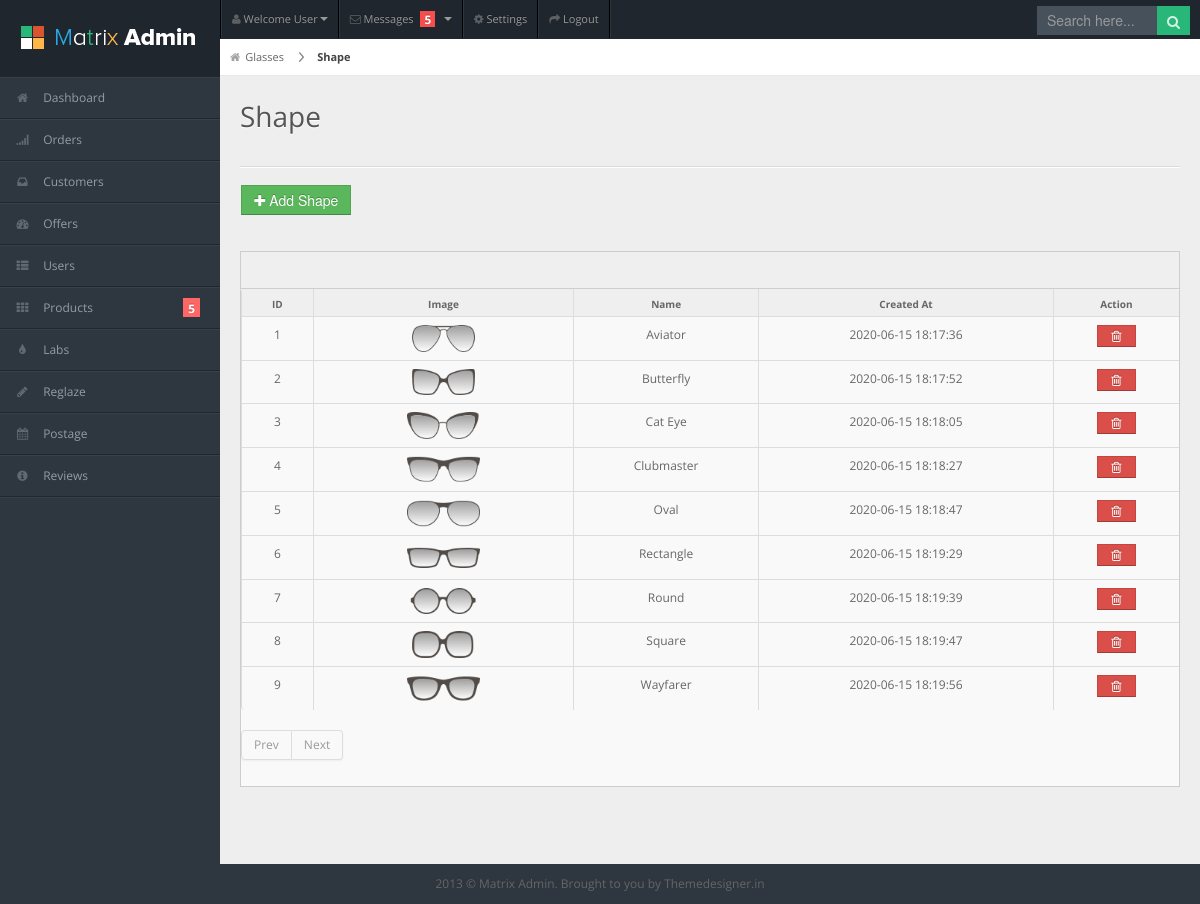
/admin/shape1.php, run on the app's committed database.
### tables this page shows
CREATE TABLE `shape` (
  `id` int(11) NOT NULL,
  `Product_id` int(24) DEFAULT NULL,
  `Shape` varchar(225) DEFAULT NULL,
  `image_link` varchar(255) DEFAULT NULL,
  `Type` varchar(225) DEFAULT NULL,
  `active` int(11) DEFAULT NULL,
  `created_at` timestamp NOT NULL DEFAULT current_timestamp() ON UPDATE current_timestamp(),
  `updated_at` timestamp NOT NULL DEFAULT '0000-00-00 00:00:00'
);

### admin/shape1.php (the view, shortened to what this page needs)
<?php include('Connection2.php'); ?>
<!DOCTYPE html>
<html lang="en">
<head>
<link rel="stylesheet" href="css/bootstrap.min.css" />
<link rel="stylesheet" href="css/bootstrap-responsive.min.css" />
<link rel="stylesheet" href="css/uniform.css" />
<link rel="stylesheet" href="css/select2.css" />
<link rel="stylesheet" href="css/matrix-style.css" />
<link rel="stylesheet" href="css/matrix-media.css" />
<link href="font-awesome/css/font-awesome.css" rel="stylesheet" />
</head>
<body>
<div id="header">
  <h1><a href="dashboard.html">Matrix Admin</a></h1>
</div>
<div id="user-nav" class="navbar navbar-inverse">
  <ul class="nav">
    <li  class="dropdown" id="profile-messages" ><a title="" href="#" data-toggle="dropdown" data-target="#profile-messages" class="dropdown-toggle"><i class="icon icon-user"></i>  <span class="text">Welcome User</span><b class="caret"></b></a>
    </li>
    <li class="dropdown" id="menu-messages"><a href="#" data-toggle="dropdown" data-target="#menu-messages" class="dropdown-toggle"><i class="icon icon-envelope"></i> <span class="text">Messages</span> <span class="label label-important">5</span> <b class="caret"></b></a>
    </li>
    <li class=""><a title="" href="#"><i class="icon icon-cog"></i> <span class="text">Settings</span></a></li>
    <li class=""><a title="" href="login.html"><i class="icon icon-share-alt"></i> <span class="text">Logout</span></a></li>
  </ul>
</div>
<div id="search">
  <input type="text" placeholder="Search here..."/>
  <button type="submit" class="tip-bottom" title="Search"><i class="icon-search icon-white"></i></button>
</div>
<?php include 'dashboard_aside.php' ?>
<div id="content">
  <div id="content-header">
    <div id="breadcrumb"> <a href="glasses.php" title="Glasses" class="tip-bottom"><i class="icon-home"></i>Glasses</a> <a href="#" class="current">Shape</a> </div>
    <h1>Shape</h1>
  </div>
  <div class="container-fluid">
    <hr>
	  <div class="row-fluid">
		 <div class="span6">
			  <button onClick="window.location.href='glasses_category_add.php?type=shape'" class="btn btn-success add-sglasses-btn"><i class="icon-plus"></i> Add Shape</button><br><br>
		</div>
		  <div class="span6">
		</div>
	  </div>
    <div class="row-fluid">
      <div class="span12">
        <div class="widget-box">
          <div class="widget-title">
          </div>
          <div class="widget-content nopadding">
            <table class="table table-bordered table-striped">
              <thead>
                <tr>
				  <th>ID</th>
				  <th>Image</th>
                  <th>Name</th>
                  <th>Created At</th>
                  <th>Action</th>
                </tr>
              </thead>
              <tbody>
				 <?php
				if (isset($_GET['pageno'])) {
					$pageno = $_GET['pageno'];
				} else {
					$pageno = 1;
				}
				$no_of_records_per_page = 20;
				$offset = ($pageno-1) * $no_of_records_per_page;
				$total_pages_sql = "SELECT COUNT(*) FROM shape where active=0";
			$result = mysqli_query($conn,$total_pages_sql);
			$total_rows = mysqli_fetch_array($result)[0];
			$total_pages = ceil($total_rows / $no_of_records_per_page);
				if(isset($_GET['search'])) {
				$my_search = $_GET['search'];
				$fetch_query = mysqli_query($conn,"SELECT * FROM shape where Brands_Name='$my_search' OR Brands_Name LIKE '%$my_search%'  AND active=1");
				}
				else {
				$fetch_query = mysqli_query($conn,"SELECT * FROM shape where type='Glasses' AND active=1 LIMIT $offset, $no_of_records_per_page");
				}
				while($row=mysqli_fetch_array($fetch_query,MYSQLI_ASSOC)) {
					?>
                <tr class="odd gradeX">
				  <td style="text-align: center;"><?php echo $row['id']; ?></td>
				  <td style="text-align: center;"><img src="../images/header/Glasses/Frames/<?php echo $row['image_link']; ?>" width="30%" height="30%" /></td>
				  <td style="text-align: center;"><?php echo $row['Shape']; ?></td>
                  <td style="text-align: center;"><?php echo $row['created_at']; ?></td>
                  <td class="center">
					  <center>
					<button class="btn btn-mini btn-danger add-sglasses-action-btn" onclick="window.location.href='shape1.php?delete_glasses_shape_id=<?php echo $row['id']; ?>&image_name=<?php echo $row['image_link']; ?>'">&nbsp;&nbsp;<i class="icon-trash"></i> &nbsp;</button>
						  </center>
				  </td>
                </tr>
                <?php } ?>
              </tbody>
            </table>
			  <?php if(isset($_GET['search'])) {} else { ?>
			  <div class="pagination">
              <ul>
                <li class="<?php if($pageno <= 1){ echo 'disabled'; } ?>"><a href="<?php if($pageno <= 1){ echo '#'; } else { echo "?pageno=".($pageno - 1); } ?>" >Prev</a></li>
                <li class="<?php if($pageno >= $total_pages){ echo 'disabled'; } ?>"><a href="<?php if($pageno >= $total_pages){ echo '#'; } else { echo "?pageno=".($pageno + 1); } ?>">Next</a></li>
              </ul>
            </div>
			  <?php } ?>
          </div>
        </div>
      </div>
    </div>
  </div>
</div>
<div class="row-fluid">
  <div id="footer" class="span12"> 2013 &copy; Matrix Admin. Brought to you by <a href="http://themedesigner.in">Themedesigner.in</a> </div>
</div>
</body>
</html>

### admin/css/matrix-media.css (style rules this page uses)
body { background:#2E363F; }
#header { background-color: #1f262d; margin-top:10px; }
#search input[type=text], #search button { background-color: #28b779; }
#search input[type=text] { background-color: #47515b; color: #fff; }

### data on the page
shape: id "1", image_link (picture), Shape "Aviator", created_at "2020-06-15 18:17:36"
shape: id "2", image_link (picture), Shape "Butterfly", created_at "2020-06-15 18:17:52"
shape: id "3", image_link (picture), Shape "Cat Eye", created_at "2020-06-15 18:18:05"
shape: id "4", image_link (picture), Shape "Clubmaster", created_at "2020-06-15 18:18:27"
shape: id "5", image_link (picture), Shape "Oval", created_at "2020-06-15 18:18:47"
shape: id "6", image_link (picture), Shape "Rectangle", created_at "2020-06-15 18:19:29"
shape: id "7", image_link (picture), Shape "Round", created_at "2020-06-15 18:19:39"
shape: id "8", image_link (picture), Shape "Square", created_at "2020-06-15 18:19:47"
shape: id "9", image_link (picture), Shape "Wayfarer", created_at "2020-06-15 18:19:56"
